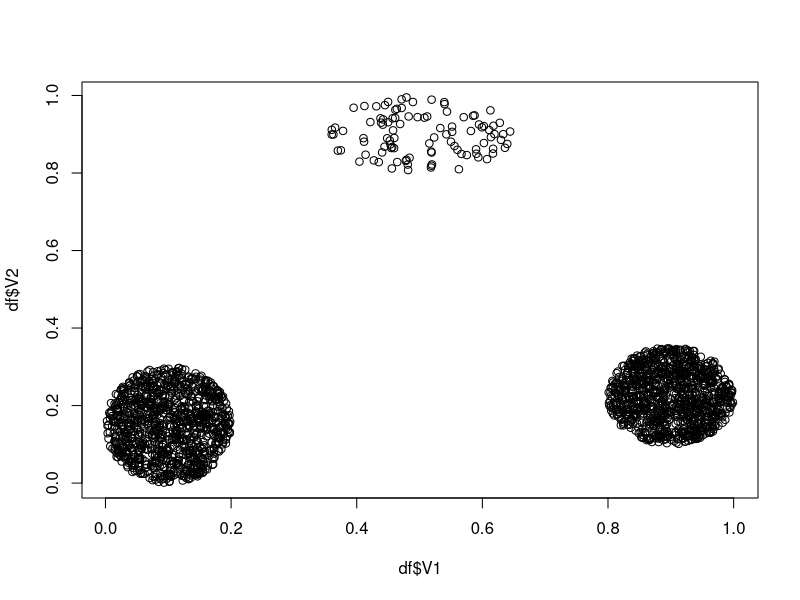

Source code (R):
install.packages("pracma")
library(pracma)

createBall <- function(minx,miny,maxx,maxy,N){
  df<-as.data.frame(randp(N))
  df$V1<-(df$V1+1)/2
  df$V2<-(df$V2+1)/2
  df$V1<- (maxx-minx)*(df$V1-1) + maxx
  df$V2<- (maxy-miny)*(df$V2-1) + maxy
  return(df)
}

df1<-createBall(0,0,0.2,0.3,1000)
df2<-createBall(0.8,0.1,1,0.35,1000)
df3<-createBall(0.35,0.8,0.65,1,100)

df<-as.data.frame(rbind(df1,df2,df3))
plot(x = df$V1, y=df$V2)
